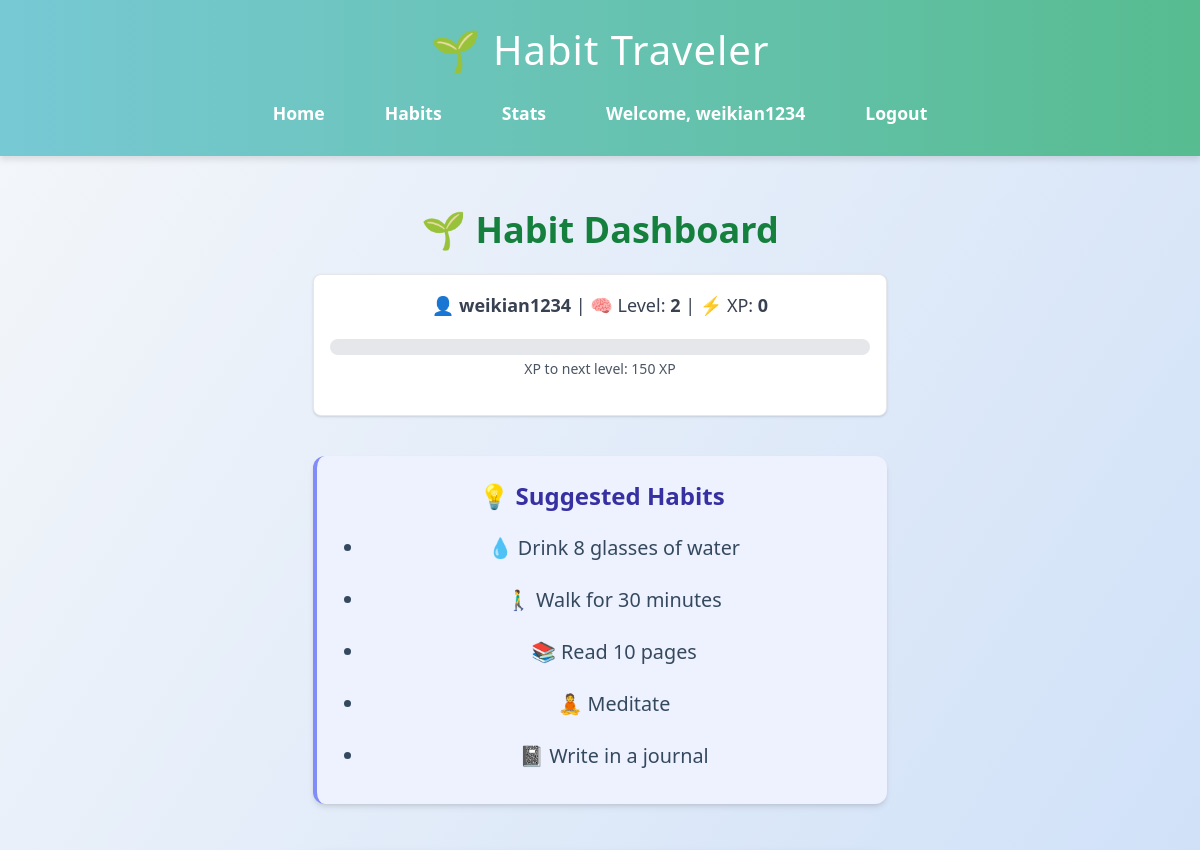
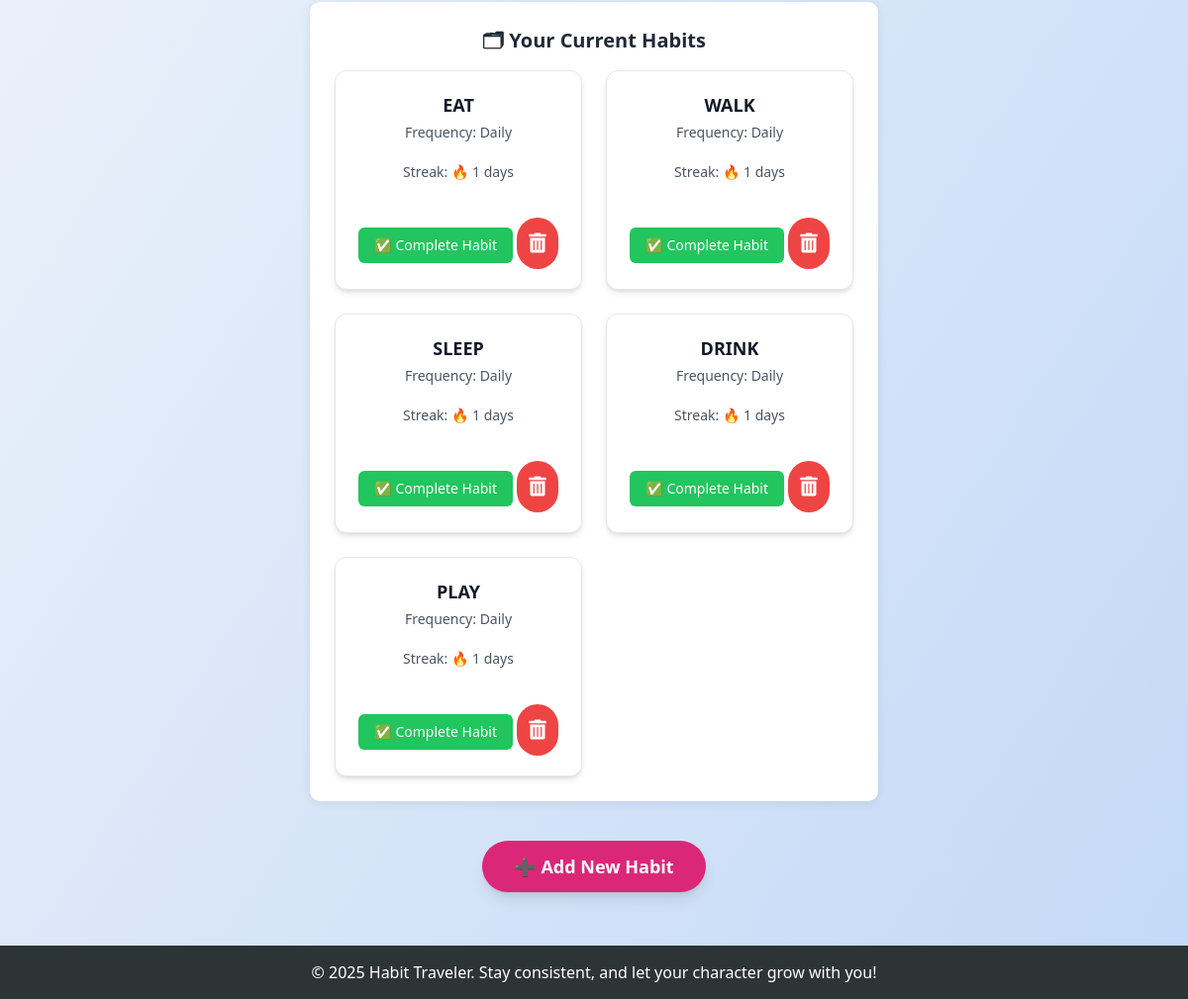
Page /habits (signed in) on the earlier database version (2 pictures, top to bottom).
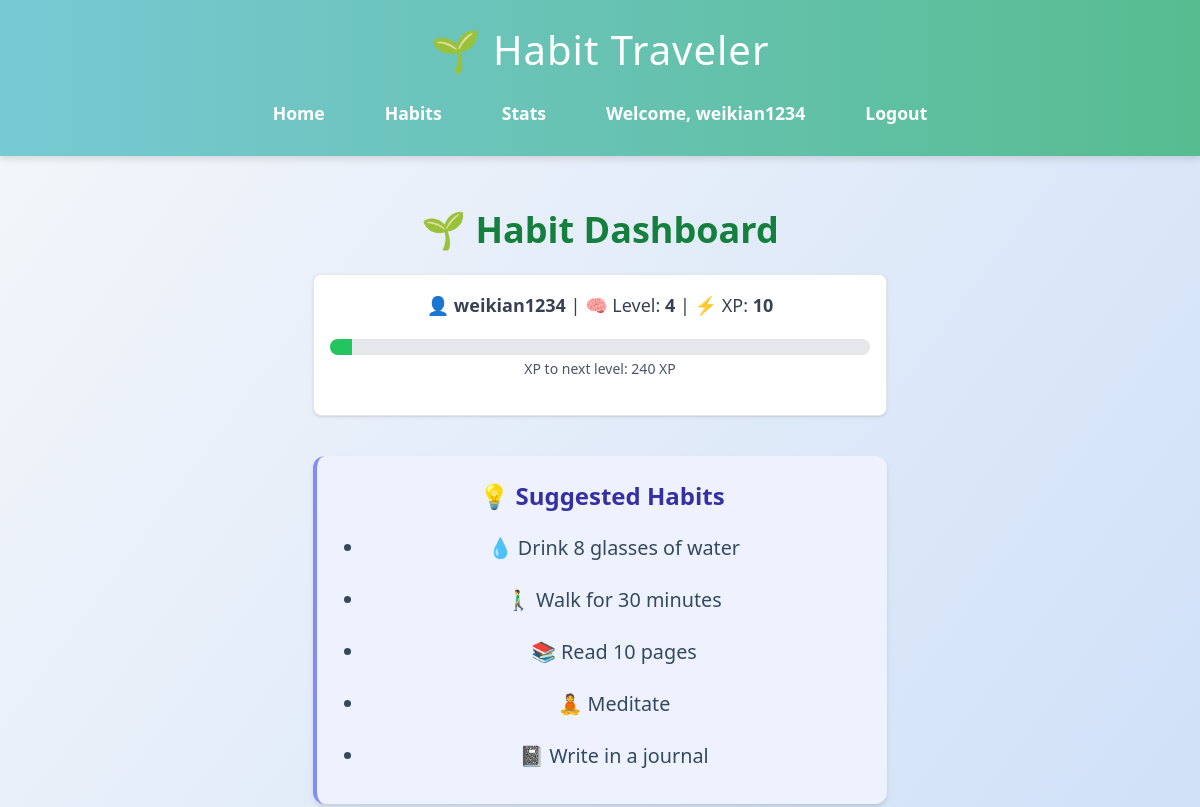
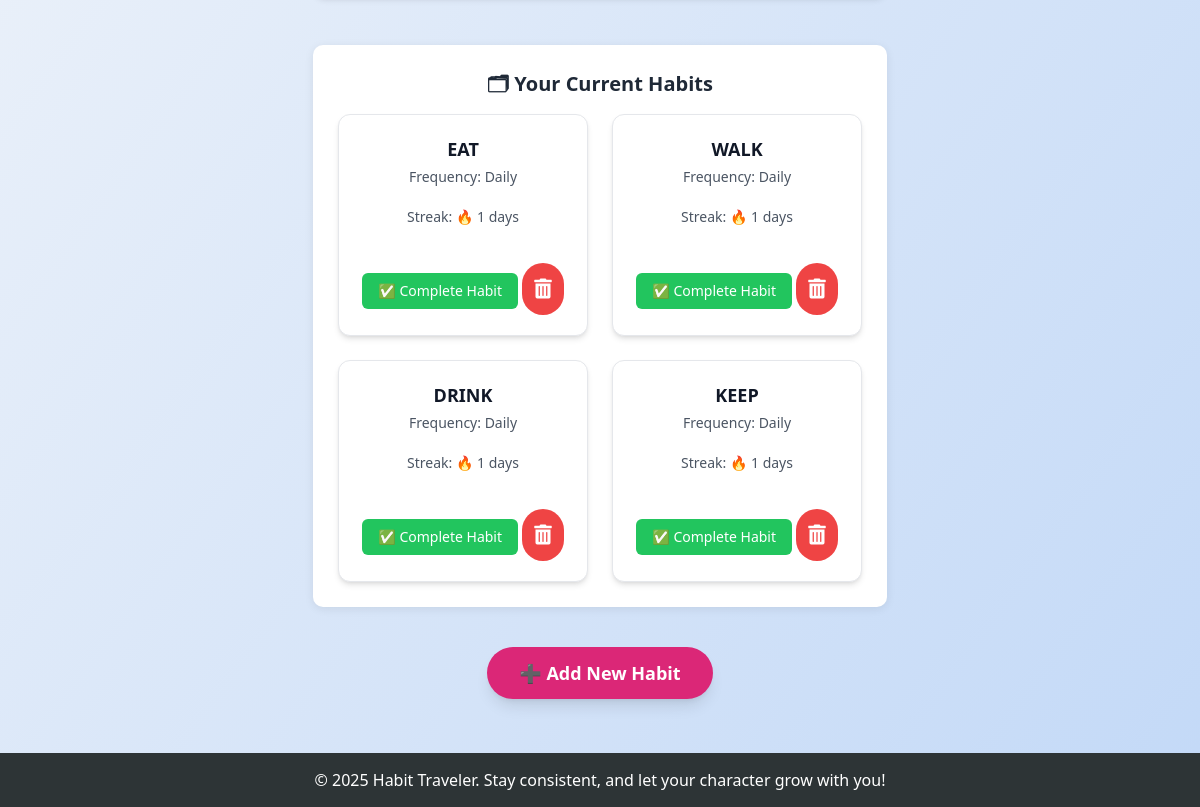
Same page on the later database version (2 pictures, top to bottom).
### app.py (models this page shows)
class User(db.Model):
    id = db.Column(db.Integer, primary_key=True)
    username = db.Column(db.String(150), unique=True, nullable=False)
    password = db.Column(db.String(200), nullable=False)
    xp = db.Column(db.Integer, default=0)
    level = db.Column(db.Integer, default=1)

class Habit(db.Model):
    id = db.Column(db.Integer, primary_key=True)
    user_id = db.Column(db.Integer, db.ForeignKey('user.id'), nullable=False)
    name = db.Column(db.String(150), nullable=False)

### app.py (the view)
@app.route('/habits')
def habits():
    if 'user_id' not in session:
        return redirect(url_for('login'))
    user_id = session['user_id']
    username = session.get('username')
    user = User.query.get(user_id)
    xp_needed = 100 + (user.level - 1) * 50
    progress_percent = int((user.xp / xp_needed) * 100) if xp_needed > 0 else 0
    progress_class = f"w-[{progress_percent}%]"
    user_habits = Habit.query.filter_by(user_id=user_id).all()
    habits_with_data = []
    for habit in user_habits:
        completions = HabitCompletion.query.filter_by(habit_id=habit.id, user_id=user_id).count()
        habits_with_data.append({
            'id': habit.id,
            'name': habit.name,
            'streak': completions,
            'frequency': "Daily"
        })
    return render_template('habit.html',
                           habits=habits_with_data,
                           username=username,
                           user=user,
                           xp_needed=xp_needed,
                           progress_class=progress_class)

### templates/habit.html (shortened to what this page needs)
{% extends "base.html" %}
{% block content %}
<div class="max-w-4xl mx-auto p-6">
    <h2 class="text-4xl font-extrabold mb-6 text-center text-green-700">🌱 Habit Dashboard</h2>
    <div class="bg-white p-4 rounded-lg shadow mb-10 text-center border border-gray-200">
        <p class="text-lg text-gray-700 font-medium">
            👤 <strong>{{ username }}</strong> | 🧠 Level: <strong>{{ user.level }}</strong> | ⚡ XP: <strong>{{ user.xp }}</strong>
        </p>
        <div class="mt-3 h-4 bg-gray-200 rounded-full overflow-hidden">
            <div class="h-full bg-green-500 transition-all duration-300 {{ progress_class }}"></div>
        </div>
        <p class="text-sm text-gray-600 mt-1">XP to next level: {{ xp_needed - user.xp }} XP</p>
    </div>
    <section class="mb-12 bg-indigo-50 p-6 rounded-xl border-l-4 border-indigo-400 shadow-md">
        <h3 class="text-2xl font-bold text-indigo-800 mb-3">💡 Suggested Habits</h3>
        <ul class="list-disc pl-6 text-gray-700 space-y-1 text-lg">
            <li>💧 Drink 8 glasses of water</li>
            <li>🚶‍♂ Walk for 30 minutes</li>
            <li>📚 Read 10 pages</li>
            <li>🧘 Meditate</li>
            <li>📓 Write in a journal</li>
        </ul>
    </section>
    <section class="mb-10">
        <h3 class="text-xl font-semibold text-gray-800 mb-4">🗂 Your Current Habits</h3>
        {% if habits %}
            <div class="habits-container grid gap-6 sm:grid-cols-2">
                {% for habit in habits %}
                    <div class="habit-card bg-white p-5 rounded-xl shadow-md border border-gray-200">
                        <h4 class="text-lg font-bold text-gray-900">{{ habit.name }}</h4>
                        <p class="text-gray-600 text-sm mt-1">Frequency: Daily</p>
                        <p class="text-gray-600 text-sm">Streak: 🔥 {{ habit.streak }} days</p>
                        <form action="{{ url_for('complete_habit', habit_id=habit.id) }}" method="post" style="display:inline;">
                            <button
                                class="bg-green-500 hover:bg-green-600 text-white py-2 px-4 rounded-md text-sm mt-4"
                                type="submit">
                                ✅ Complete Habit
                            </button>
                        </form>
                        <form action="{{ url_for('delete_habit', habit_id=habit.id) }}" method="post" style="display:inline;">
                            <button
                                type="submit"
                                class="bg-red-500 hover:bg-red-600 text-white p-3 rounded-full mt-4 transition duration-300 focus:outline-none">
                                <i class="fas fa-trash-alt text-xl"></i>
                            </button>
                        </form>
                    </div>
                {% endfor %}
            </div>
        {% else %}
            <div class="bg-yellow-50 border-l-4 border-yellow-400 text-yellow-800 p-4 rounded">
                <p>You haven’t added any habits yet. Start your first quest!</p>
            </div>
        {% endif %}
    </section>
    <div class="text-center mt-10">
        <a
            href="{{ url_for('add_habit') }}"
            class="bg-pink-600 hover:bg-pink-700 text-white font-bold text-lg py-3 px-8 rounded-full shadow-lg transition duration-300 inline-block">
            ➕ Add New Habit
        </a>
    </div>
</div>
{% endblock %}

### templates/base.html (shortened to what this page needs)
<!DOCTYPE html>
<html lang="en">
    <head>
        <script src="https://cdn.tailwindcss.com"></script>
        <link href="https://cdnjs.cloudflare.com/ajax/libs/font-awesome/5.15.3/css/all.min.css" rel="stylesheet">
        <link rel="stylesheet" href="{{ url_for('static', filename='style.css') }}">
    </head>
<body>
    <header>
        <h1>🌱 Habit Traveler</h1>
        <nav>
            <ul>
                <li><a href="{{ url_for('index') }}">Home</a></li>
                <li><a href="{{ url_for('habits') }}">Habits</a></li>
                <li><a href="{{ url_for('stats') }}">Stats</a></li>
                {% if session.get('user_id') %}
                <li><a href="#">Welcome, {{ session['username'] }}</a></li>
                <li><a href="{{ url_for('logout') }}">Logout</a></li>
            {% else %}
                <li><a href="{{ url_for('login') }}">Login</a></li>
                <li><a href="{{ url_for('register') }}">Register</a></li>
            {% endif %}
         </ul>
        </nav>
    </header>
    <main>
        {% block content %}{% endblock %}
    </main>
    <footer>
        <p>&copy; 2025 Habit Traveler. Stay consistent, and let your character grow with you!</p>
    </footer>
</body>
</html>

### static/style.css (style rules this page uses)
body { margin: 0; font-family: 'Segoe UI', Tahoma, Geneva, Verdana, sans-serif; background: linear-gradient(to bottom right, #f5f7fa, #c3d9f7); color: #333; min-height: 100vh; display: flex; flex-direction: column; }
header { background: linear-gradient(to right, #77c9d4, #57bc90); color: white; padding: 20px; text-align: center; box-shadow: 0 4px 6px rgba(0,0,0,0.1); }
header h1 { margin: 0; font-size: 2.5em; letter-spacing: 1px; }
nav { margin-top: 10px; }
nav a { color: white; margin: 0 15px; text-decoration: none; font-weight: bold; transition: all 0.3s ease; }
nav ul { display: flex; justify-content: center; align-items: center; padding: 0; margin: 0; list-style: none; }
nav li { margin: 0 15px; }
main { flex: 1; padding: 30px; max-width: 900px; margin: 0 auto; text-align: center; }
main h2 { font-size: 2em; color: #4b6584; margin-bottom: 10px; }
main p { font-size: 1.1em; line-height: 1.6; margin-bottom: 20px; }
section { background: white; border-radius: 10px; padding: 25px; margin-bottom: 20px; box-shadow: 0 2px 10px rgba(0,0,0,0.08); }
ul { list-style: none; padding: 0; }
ul li { padding: 10px 0; font-size: 1.1em; color: #34495e; }
a { color: #3498db; text-decoration: none; }
button i { font-size: 1.5rem; transition: transform 0.2s ease-in-out; }
.habits-container { display: flex; flex-wrap: wrap; gap: 20px; justify-content: center; }
.habit-card { width: 250px; padding: 20px; background: white; border-radius: 10px; box-shadow: 0 4px 8px rgba(0,0,0,0.1); text-align: center; }
footer { background: #2d3436; color: white; text-align: center; padding: 15px 10px; font-size: 0.9em; }

Differences in the rows shown:
no longer on this page (row edited): Habit: name "SLEEP", streak "1"
no longer on this page (row edited): Habit: name "PLAY", streak "1"
changed User "weikian1234": level "2" → "4"; xp "0" → "10"; xp_needed-user.xp "150" → "240"
added Habit: name "KEEP", streak "1"
